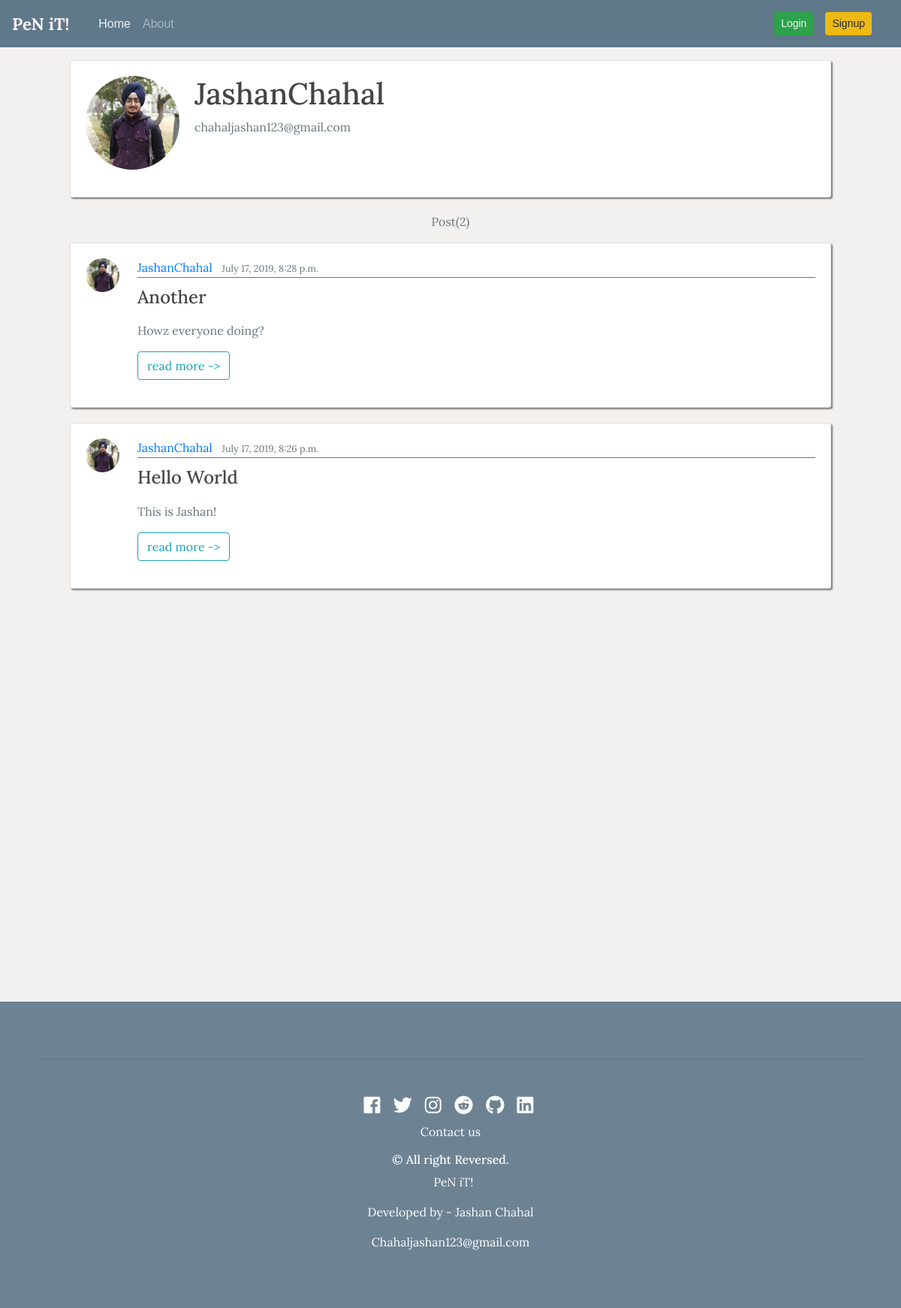
/user/JashanChahal, run on the app's committed database.
### blog/models.py (models this page shows, shortened)
class Post(models.Model):
    title = models.CharField(max_length = 100)
    content = models.TextField()
    date_posted = models.DateTimeField(default = timezone.now)
    author = models.ForeignKey(User, on_delete = models.CASCADE)

### users/models.py (models this page shows, shortened)
class Profile(models.Model):
    user = models.OneToOneField(User,on_delete = models.CASCADE)
    image = models.ImageField( default = 'default.jpg', upload_to ='profile_pics')

### blog/views.py (the view)
# urls.py: path('user/<str:username>',UserListView.as_view(), name = 'user-posts'),
class UserListView(ListView):
    model = Post
    template_name = 'blog/user_posts.html'
    context_object_name = 'posts'
    ordering = ['-date_posted']
    paginate_by = 5
    def get_queryset(self):
        user = get_object_or_404(User,username = self.kwargs.get('username'))
        return Post.objects.filter(author= user).order_by('-date_posted')

### blog/templates/blog/user_posts.html (shortened to what this page needs)
{% extends "blog/base.html" %}
{% block content %}
  {% if posts %}
{% with posts|first as post %}
<div class="content-section">
        <div class="media">
          <img class="rounded-circle account-img" src="{{ post.author.profile.image.url }}">
          <div class="media-body">
            <h2 class="account-heading">{{ post.author }}</h2>
            <p class="text-secondary">{{ post.author.email }}</p>
          </div>
        </div>
      </div>
      {% endwith %}
      {% else %}
      <div class = "alert alert-danger">
        <p >Please create a post</p>
      </div>
      {% endif %}
   <p class ="text-muted wrapper">Post({{ page_obj.paginator.count }})</p>
{% for post in posts %}
    <article class="media content-section">
            <a class="mr-2" href="{% url 'user-posts' post.author.username %}"><img class ="rounded-circle article-img img-fluid"src="{{ post.author.profile.image.url }}"></a>
            <div class="media-body">
            <div class="article-metadata">
                <a class="mr-2" href="{% url 'user-posts' post.author.username %}">{{ post.author }}</a>
                <small class="text-muted">{{ post.date_posted }}</small>
            </div>
            <h2><a class="article-title" href="{% url 'post-detail' post.id %}">{{ post.title }}</a></h2>
            <p class="article-content"><div class="text-muted">
                {{ post.content|safe|truncatewords:"200"|linebreaks }}
                <a  class=" btn btn-outline-info "href="{% url 'post-detail' post.id %}">read more -></a>
            </div>
          </p>
            </div>
        </article>
{% endfor %}
{% endblock content %}

### blog/templates/blog/base.html (shortened to what this page needs)
{% load static %}
<!DOCTYPE html>
<html lang="en">
<head>
   <link rel="stylesheet" href="https://stackpath.bootstrapcdn.com/bootstrap/4.3.1/css/bootstrap.min.css">
   <link rel="stylesheet" type="text/css" href="{% static 'blog/main.css' %}">
   <link rel="stylesheet" href="https://use.fontawesome.com/releases/v5.0.13/css/all.css">
</head>
<body id="bg">
        <nav id ="mainnavbar" class="navbar navbar-expand-lg navbar-dark bg-steel  fixed-top">
  <a class="navbar-brand" href="{% url 'blog-home' %}">PeN iT!</a>
<div class="container">
  <div class="collapse navbar-collapse" id="navbarSupportedContent">
    <ul class="navbar-nav mr-auto">
      <li class="nav-item active">
        <a class="nav-link" href="{% url 'blog-home' %}">Home <span class="sr-only">(current)</span></a>
      </li>
      <li class="nav-item ">
        <a class="nav-link" href="{% url 'blog-about' %}">About</a>
      </li>
    </ul>
    <div class ="navbar-nav">
       {% if user.is_authenticated %}
       <a class="nav-item nav-link" href="{% url 'logout' %}"><button type="button" class ="btn btn-warning btn-sm">Logout</button></a>
       {% else %}
        <a class="nav-item nav-link" href="{% url 'login' %}"><button type="button" class ="btn btn-success btn-sm">Login</button></a>
        <a class="nav-item nav-link" href="{% url 'register'%}"><button type="button" class ="btn btn-warning btn-sm">Signup</button></a>
        {% endif %}
    </div>
  </div>
</div>
</nav>
              <main role="main" class="container"  >
                      <div class="centre">
                        {% block content %}{% endblock %}
                  </main>
                     <section id="footer">
                       <div class="container">
                          <hr>
                            <div class="col-xs-12 col-sm-12 col-md-12 mt-2 mt-sm-5">
                              <ul class="list-unstyled list-inline social text-center">
                                <li class="list-inline-item"><a href="https://www.facebook.com/imjashanchahal"><i class="fab fa-facebook"></i></a></li>
                                <li class="list-inline-item"><a href="https://twitter.com/imJashanChahal"><i class="fab fa-twitter"></i></a></li>
                                <li class="list-inline-item"><a href="https://www.instagram.com/imjashanchahal/"><i class="fab fa-instagram"></i></a></li>
                                <li class="list-inline-item"><a href="https://www.reddit.com/user/imjashanchahal/"><i class="fab fa-reddit"></i></a></li>
                                <li class="list-inline-item"><a href="https://github.com/JashanChahal" target="_blank"><i class="fab fa-github"></i></a></li>
                                <li class="list-inline-item"><a href="https://www.linkedin.com/in/jashan-chahal-109068169" target="_blank"><i class="fab fa-linkedin"></i></a></li>
                              </ul>
                            </div>
                          </div>
                          <div class="row">
                            <div class="col-xs-12 col-sm-12 col-md-12 mt-2 mt-sm-2 text-center text-white">
                            <p>Contact us</p>  <p class="h6">&copy All right Reversed.</p><p><a class="text-green ml-2" href="https://www.sunlimetech.com" target="_blank">PeN iT!</a></p>
                            <p>Developed by - Jashan Chahal</p><p>Chahaljashan123@gmail.com</p>
                            </div>
                          </div>
                      </section>
</body>
</html>

### blog/static/blog/main.css (style rules this page uses)
body { background: #f3f0f0; font-family: 'Lora', serif; color: #333333; margin-top: 5rem; vertical-align: middle; }
#mainnavbar .navbar-brand { color: #faf5f4; font-size: 1.4rem; font-weight: 1000; }
#mainnavbar { border-bottom : 0.1px groove; }
#mainnavbar .nav-link { opacity: 0.9; font-family: Arial, Helvetica, sans-serif; }
#bg { background-size: 1800px 900px; background-repeat: no-repeat; background-attachment: fixed; }
h1, h2, h3, h4, h5, h6 { color: #444444; }
ul { margin: 0; }
.bg-steel { background-color: #5f788a; }
.content-section { background: #ffffff; box-shadow: 2px 2px 2px grey; padding: 20px 20px; border: 1px solid #dddddd; border-radius: 3px; margin-bottom: 20px; margin-right: 3rem; margin-left: 3rem; }
.article-title { font-size: 1.5rem; color: #444444; }
.article-content { white-space: pre-line; }
.article-img { height: auto; width: 45px; margin-right: 16px; }
.article-metadata { padding-bottom: 1px; margin-bottom: 4px; border-bottom: 1px solid #5f788a; }
.account-img { height: 125px; width: 125px; margin-right: 20px; margin-bottom: 16px; }
.account-heading { font-size: 2.5rem; }
.wrapper { text-align: center; }
section { padding: 60px 0; }
#footer { background: #5f788a !important; margin-top: 550px; bottom : 0; width: 100%; opacity: 0.9; }
#footer a { color: #ffffff; text-decoration: none !important; background-color: transparent; -webkit-text-decoration-skip: objects; }
#footer ul.social li { padding: 0px 0; padding-top: 0px; }
#footer ul.social li a i { margin-right: 5px; font-size:25px; -webkit-transition: .5s all ease; -moz-transition: .5s all ease; transition: .5s all ease; }

### data on the page
Post: author.profile.image (picture), author "JashanChahal", author.email "chahaljashan123@gmail.com", date_posted "July 17, 2019, 8:28 p.m.", title "Another", content "Howz everyone doing?"
Post: author.profile.image (picture), author "JashanChahal", date_posted "July 17, 2019, 8:26 p.m.", title "Hello World", content "This is Jashan!"

### other printed values
{{ page_obj.paginator.count }} "2"
